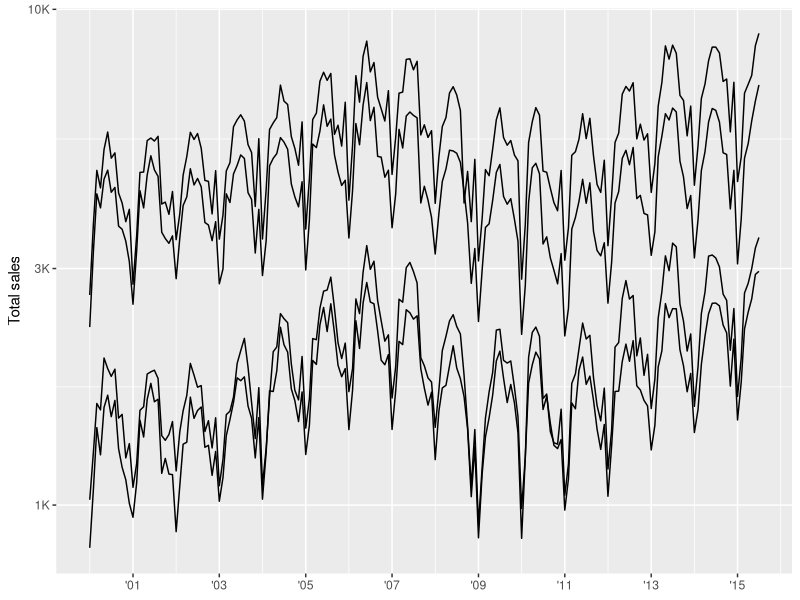
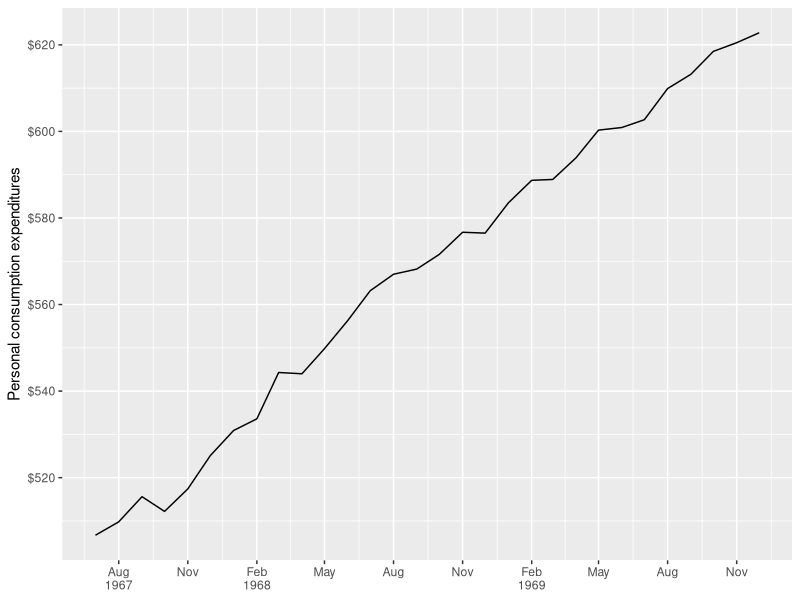
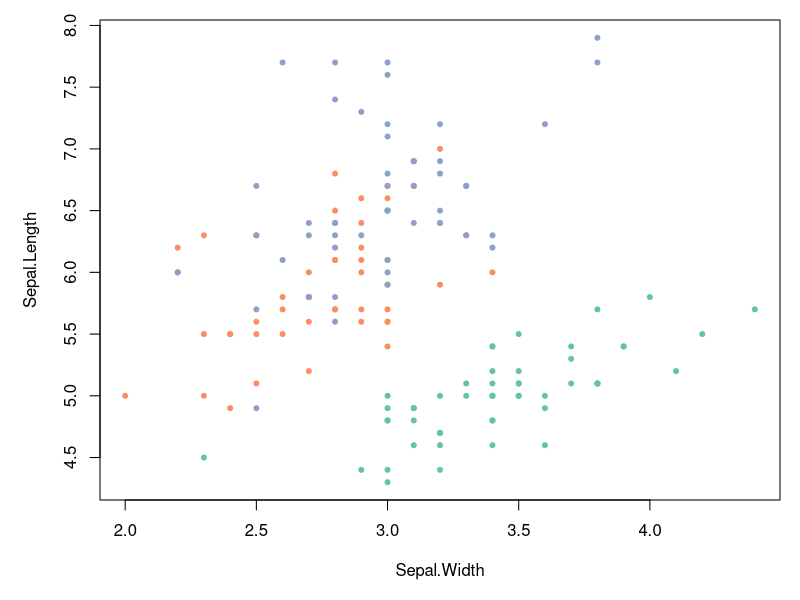
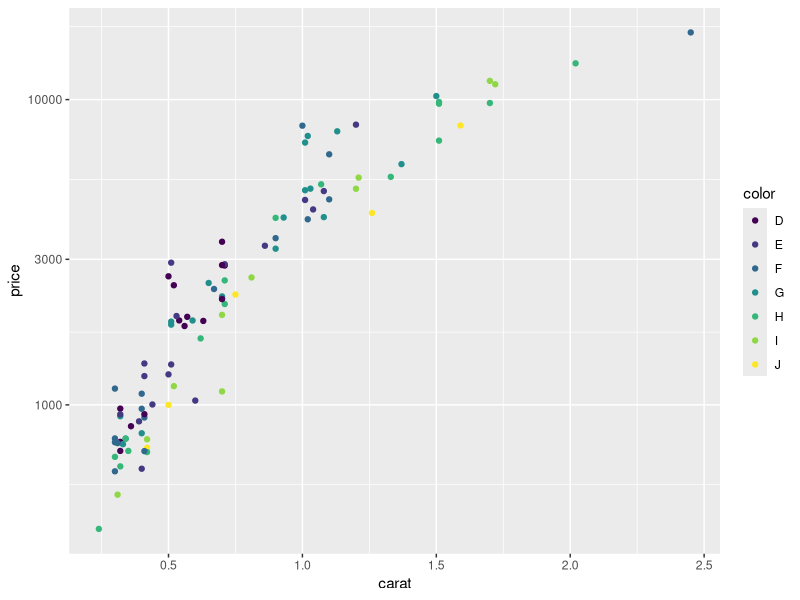

Generate these figures, in order, with R:
## ---- chunk 1
knitr::opts_chunk$set(
  collapse = TRUE,
  comment = "#>",
  fig.path = "man/figures/README-",
  fig.width = 5,
  fig.height = 3
)
## ---- chunk 2
library(ggplot2)
library(dplyr, warn.conflicts = FALSE)
library(lubridate, warn.conflicts = FALSE)

txhousing %>% 
  mutate(date = make_date(year, month, 1)) %>% 
  group_by(city) %>% 
  filter(min(sales) > 5e2) %>% 
  ggplot(aes(date, sales, group = city)) + 
  geom_line(na.rm = TRUE) + 
  scale_x_date(
    NULL,
    breaks = scales::breaks_width("2 years"), 
    labels = scales::label_date("'%y")
  ) + 
  scale_y_log10(
    "Total sales",
    labels = scales::label_number(scale_cut = scales::cut_short_scale())
  )

economics %>% 
  filter(date < ymd("1970-01-01")) %>% 
  ggplot(aes(date, pce)) + 
  geom_line() + 
  scale_x_date(NULL,
    breaks = scales::breaks_width("3 months"), 
    labels = scales::label_date_short()
  ) + 
  scale_y_continuous("Personal consumption expenditures",
    breaks = scales::breaks_extended(8),
    labels = scales::label_dollar()  
  )
## ---- chunk 3
library(scales)
# pull a list of colours from any palette
viridis_pal()(4)

# use in combination with baseR `palette()` to set new defaults
palette(brewer_pal(palette = "Set2")(4))
par(mar = c(5, 5, 1, 1))
plot(Sepal.Length ~ Sepal.Width, data = iris, col = Species, pch = 20)
## ---- chunk 4
# use trans_new to build a new transformation
transform_logp3 <- trans_new(
  name = "logp",
  transform = function(x) log(x + 3),
  inverse = function(x) exp(x) - 3,
  breaks = log_breaks()
)

dsamp <- sample_n(diamonds, 100)
ggplot(dsamp, aes(carat, price, colour = color)) +
  geom_point() + 
  scale_y_continuous(trans = transform_logp3)
